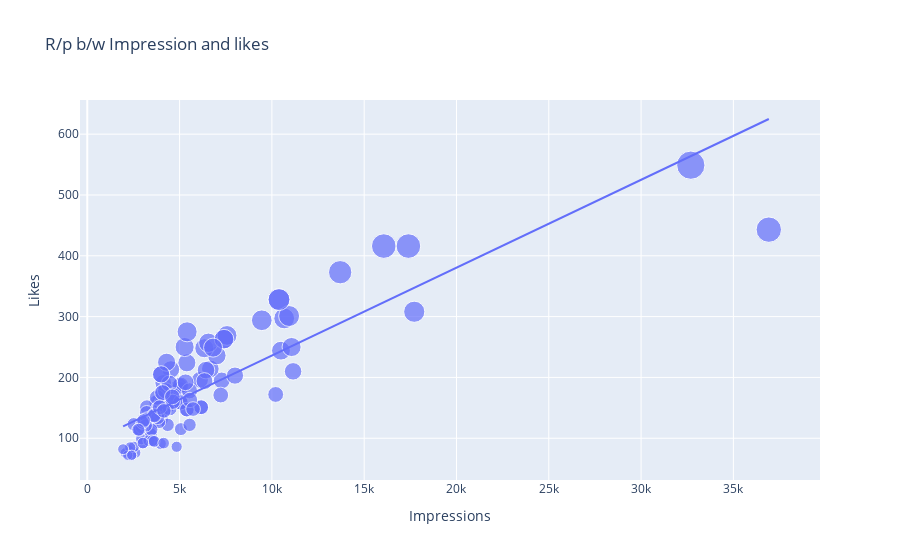

The notebook cell this image was saved under:
### Code cell
fig = px.scatter(data_frame=instagram,x="Impressions",y="Likes",size="Likes",trendline="ols",title="R/p b/w Impression and likes")
fig.show()
